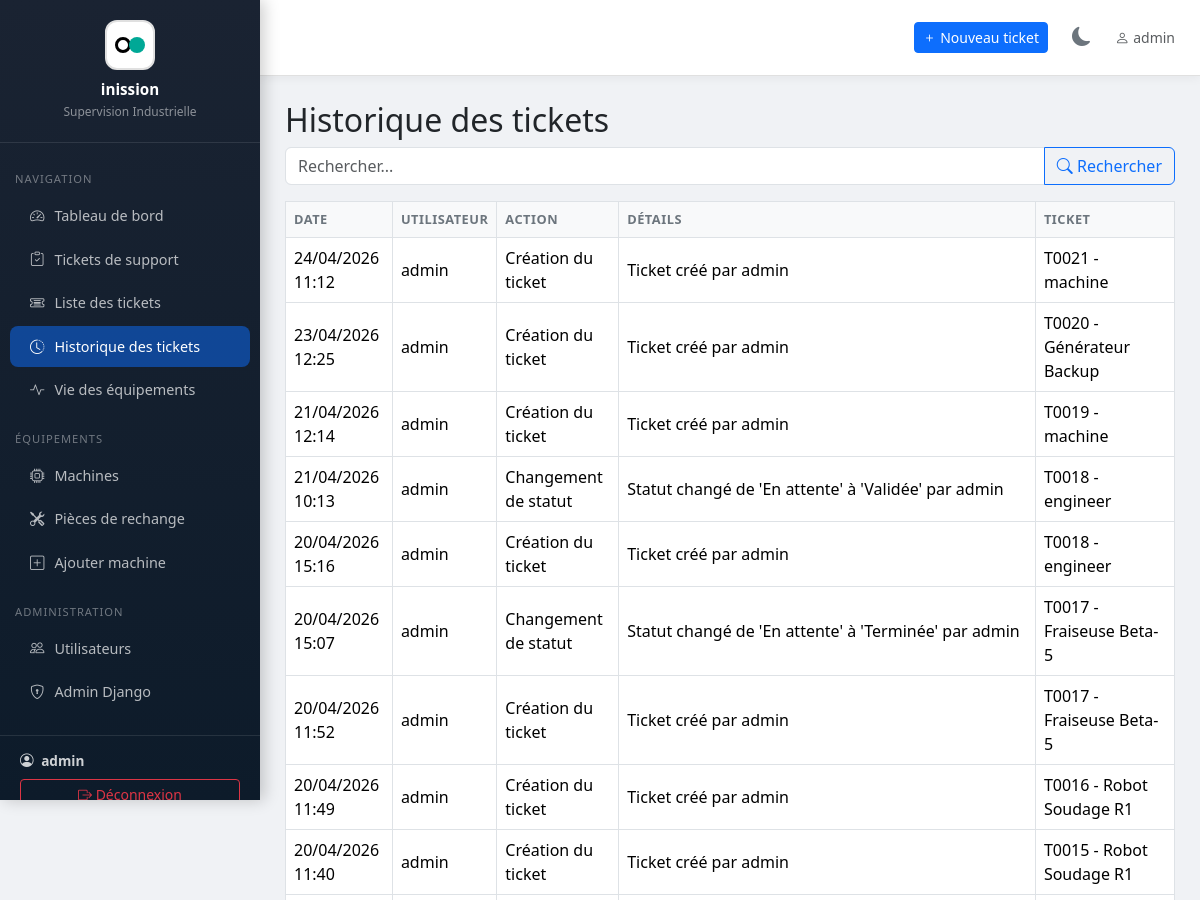
Page /tickets/historique/ (signed in, upper part) on the earlier database version.
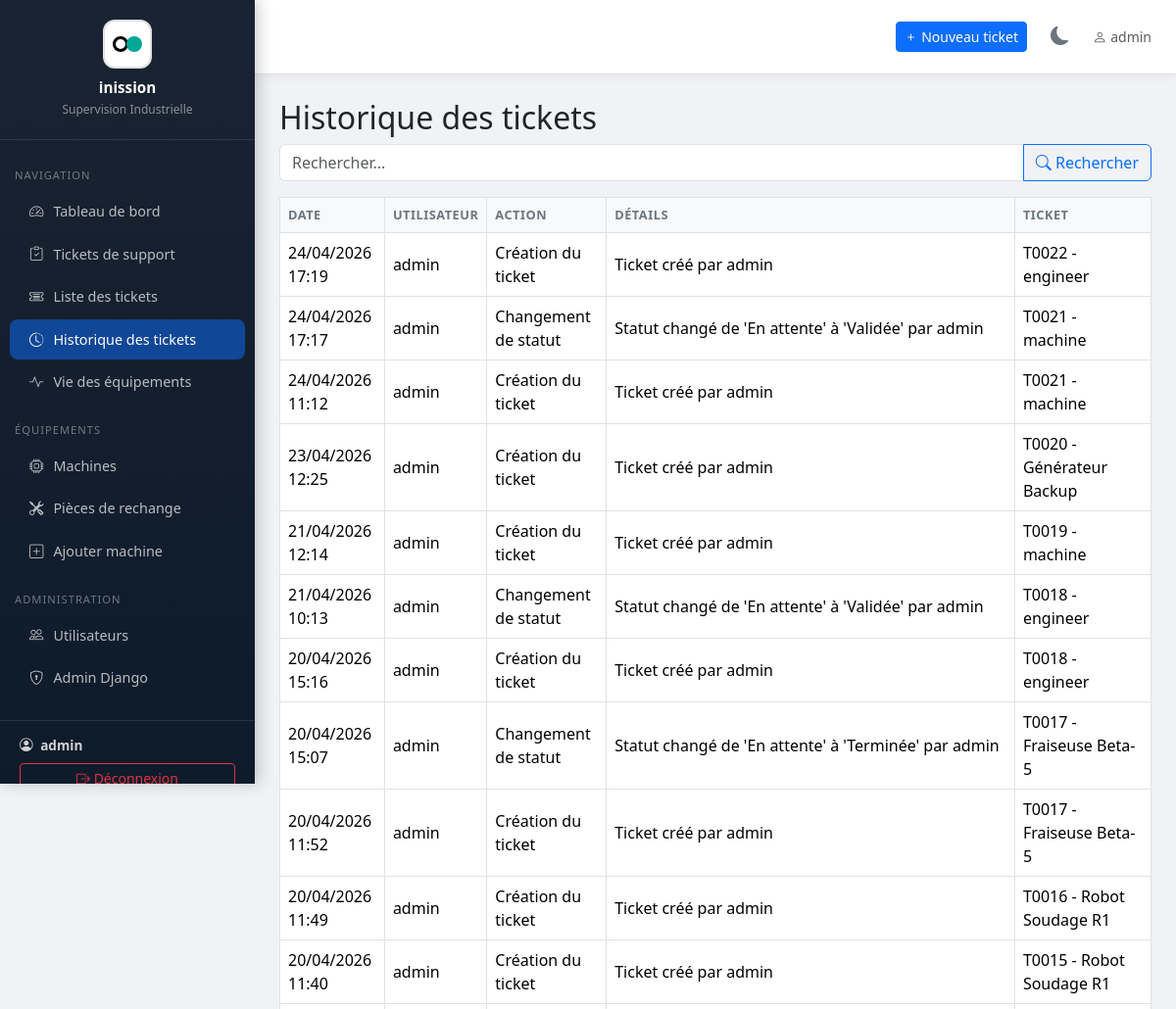
Same page on the later database version.
### tickets/models.py (models this page shows, shortened)
class TicketHistory(models.Model):
    ticket = models.ForeignKey('TicketSupport', on_delete=models.CASCADE, related_name='histories')
    user = models.ForeignKey(User, on_delete=models.SET_NULL, null=True, blank=True)
    action = models.CharField(max_length=255)
    details = models.TextField(blank=True)
    date = models.DateTimeField(default=timezone.now)
    class Meta:
        ordering = ['-date']

class TicketSupport(models.Model):
    titre = models.CharField(max_length=200, verbose_name="Titre du ticket", default="Sans titre")
    CATEGORIE_CHOICES = [
        ('industrielle', 'Industrielle'),
        ('informatique', 'Informatique'),
    ]
    categorie = models.CharField(max_length=30, choices=CATEGORIE_CHOICES, verbose_name="Catégorie", default='industrielle')
    type_panne = models.CharField(max_length=100, verbose_name="Type de panne", default="Non renseigné")
    PRIORITE_CHOICES = [
        ('basse', 'Basse'),
        ('moyenne', 'Moyenne'),
        ('haute', 'Haute'),
    ]
    priorite = models.CharField(max_length=10, choices=PRIORITE_CHOICES, verbose_name="Priorité", default='moyenne')
    """Modèle pour les tickets de support"""
    NATURE_ANOMALIE_CHOICES = [
        ('mecanique', 'Mécanique'),
        ('electrique', 'Électrique'),
        ('hydraulique', 'Hydraulique'),
        ('pneumatique', 'Pneumatique'),
        ('informatique', 'Informatique'),
        ('autre', 'Autre'),
    ]
    STATUT_CHOICES = [
        ('en_attente', 'En attente'),
        ('validee', 'Validée'),
        ('en_cours', 'En cours'),
        ('terminee', 'Terminée'),
        ('annulee', 'Annulée'),
    ]
    numero_ticket = models.CharField(max_length=50, unique=True, verbose_name="N° de ticket")
    service_support = models.CharField(max_length=200, verbose_name="Service support")
    demandeur = models.CharField(max_length=200, verbose_name="Nom du demandeur")
    machine = models.ForeignKey(Machine, on_delete=models.CASCADE, verbose_name="Machine concernée")
    code_machine = models.CharField(max_length=100, verbose_name="Code machine")
    date_ticket = models.DateField(verbose_name="Date du ticket")
    heure_ticket = models.TimeField(verbose_name="Heure du ticket")
    delai_souhaite = models.DateField(null=True, blank=True, verbose_name="Délai souhaité")
    type_support = models.BooleanField(default=False, verbose_name="Curative (décocher) / Préventive (cocher)")
    description_probleme = models.TextField(verbose_name="Description du problème")
    nature_probleme = models.CharField(max_length=20, choices=NATURE_ANOMALIE_CHOICES, verbose_name="Nature du problème")
    visa_demandeur = models.CharField(max_length=200, blank=True, verbose_name="Visa du demandeur")
    statut = models.CharField(max_length=20, choices=STATUT_CHOICES, default='en_attente', verbose_name="Statut")
    spare_part = models.ForeignKey(SparePart, on_delete=models.SET_NULL, null=True, blank=True,
                                   related_name='tickets', verbose_name="Pièce détachée réservée")
    date_creation = models.DateTimeField(auto_now_add=True, verbose_name="Date de création")
    date_modification = models.DateTimeField(auto_now=True, verbose_name="Dernière modification")
    class Meta:
        verbose_name = "Ticket de support"
        verbose_name_plural = "Tickets de support"
        ordering = ['-date_creation']
    def __str__(self):
        return f"{self.numero_ticket} - {self.machine.nom}"

class Machine(models.Model):
    nom = models.CharField(max_length=200, verbose_name="Nom de la machine")
    reference = models.CharField(max_length=100, unique=True, verbose_name="Référence")
    localisation = models.CharField(max_length=200, verbose_name="Localisation / Zone")
    description = models.TextField(blank=True, verbose_name="Description")
    actif = models.BooleanField(default=True, verbose_name="Active")
    date_installation = models.DateField(null=True, blank=True, verbose_name="Date d'installation")
    department = models.ForeignKey('Department', on_delete=models.SET_NULL, null=True, blank=True, verbose_name="Département associé")
    operator = models.ForeignKey('OperatorProfile', on_delete=models.SET_NULL, null=True, blank=True, verbose_name="Opérateur assigné")
    manuel_pdf = models.FileField(upload_to='machines/manuals/', blank=True, null=True, verbose_name="Manuel d'utilisation (PDF)")
    manuel_texte = models.TextField(blank=True, null=True, verbose_name="Manuel d'utilisation (texte)")
    class Meta:
        verbose_name = "Machine"
        verbose_name_plural = "Machines"
        ordering = ['nom']

### tickets/views_ticket_history.py (the view, shortened to what this page needs)
# urls.py: path('tickets/historique/', ticket_history_list, name='ticket_history_list'),
@login_required
def ticket_history_list(request):
    query = request.GET.get('q', '').strip()
    histories = TicketHistory.objects.select_related('ticket', 'user').all()
    user = request.user
    if hasattr(user, 'operatorprofile') and user.operatorprofile.role == 'operateur':
        machines_ids = user.operatorprofile.machines.values_list('id', flat=True)
        histories = histories.filter(ticket__machine__id__in=machines_ids)
    return render(request, 'tickets/ticket_history_list.html', {'histories': histories, 'query': query})

### tickets/templatetags/permissions.py (called while the page is built)
@register.filter
def is_admin_or_supervisor(user):
    if user.is_superuser or user.is_staff:
        return True
    profile = getattr(user, 'operatorprofile', None)
    return profile and profile.role == 'superviseur'

### tickets/templates/tickets/ticket_history_list.html
{% extends 'tickets/base.html' %}
{% block content %}
<h2>Historique des tickets</h2>
<form method="get" class="mb-3" autocomplete="off">
    <div class="input-group">
        <input type="text" name="q" class="form-control" placeholder="Rechercher..." value="{{ query|default:'' }}">
        <button class="btn btn-outline-primary" type="submit"><i class="bi bi-search"></i> Rechercher</button>
    </div>
</form>
<table class="table table-bordered">
    <thead>
        <tr>
            <th>Date</th>
            <th>Utilisateur</th>
            <th>Action</th>
            <th>Détails</th>
            <th>Ticket</th>
        </tr>
    </thead>
    <tbody>
        {% for h in histories %}
        <tr>
            <td>{{ h.date|date:'d/m/Y H:i' }}</td>
            <td>{{ h.user }}</td>
            <td>{{ h.action }}</td>
            <td>{{ h.details }}</td>
            <td>{{ h.ticket }}</td>
        </tr>
        {% empty %}
        <tr><td colspan="5">Aucun historique trouvé.</td></tr>
        {% endfor %}
    </tbody>
</table>
{% endblock %}

Differences in the rows shown:
added TicketHistory: date "24/04/2026 17:19", user "admin", action "Création du ticket", details "Ticket créé par admin", ticket "T0022 - engineer"
added TicketHistory: date "24/04/2026 17:17", user "admin", action "Changement de statut", details "Statut changé de 'En attente' à 'Validée' par admin", ticket "T0021 - machine"
